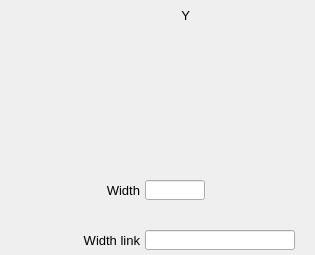
    <widget class="PyDMFrame" name="composite_4">
      <property name="geometry">
        <rect>
          <x>655</x>
          <y>40</y>
          <width>315</width>
          <height>255</height>
        </rect>
      </property>
      <widget class="PyDMSlider" name="valuator_3">
        <property name="geometry">
          <rect>
            <x>145</x>
            <y>80</y>
            <width>150</width>
            <height>20</height>
          </rect>
        </property>
        <property name="channel" stdset="0">
          <string>ca://${prefix}PositionY</string>
        </property>
        <property name="toolTip">
          <string>${prefix}PositionY</string>
        </property>
        <property name="orientation" stdset="0">
          <string>Qt::Horizontal</string>
        </property>
        <property name="showLimitLabels" stdset="0">
          <bool>true</bool>
        </property>
        <property name="showValueLabel" stdset="0">
          <bool>false</bool>
        </property>
        <property name="showUnits" stdset="0">
          <bool>false</bool>
        </property>
        <property name="tickPosition" stdset="0">
          <enum>QSlider::NoTicks</enum>
        </property>
        <property name="precision" stdset="0">
          <number>1</number>
        </property>
        <property name="styleSheet">
          <string notr="true">PyDMSlider#valuator_3 {
  color: rgb(0, 0, 0);
  background-color: rgb(115, 223, 255);
  }</string>
        </property>
      </widget>
      <widget class="PyDMSlider" name="valuator_4">
        <property name="geometry">
          <rect>
            <x>145</x>
            <y>130</y>
            <width>150</width>
            <height>20</height>
          </rect>
        </property>
        <property name="channel" stdset="0">
          <string>ca://${prefix}SizeY</string>
        </property>
        <property name="toolTip">
          <string>${prefix}SizeY</string>
        </property>
        <property name="orientation" stdset="0">
          <string>Qt::Horizontal</string>
        </property>
        <property name="showLimitLabels" stdset="0">
          <bool>true</bool>
        </property>
        <property name="showValueLabel" stdset="0">
          <bool>false</bool>
        </property>
        <property name="showUnits" stdset="0">
          <bool>false</bool>
        </property>
        <property name="tickPosition" stdset="0">
          <enum>QSlider::NoTicks</enum>
        </property>
        <property name="precision" stdset="0">
          <number>1</number>
        </property>
        <property name="styleSheet">
          <string notr="true">PyDMSlider#valuator_4 {
  color: rgb(0, 0, 0);
  background-color: rgb(115, 223, 255);
  }</string>
        </property>
      </widget>
      <widget class="QLabel" name="text_20">
        <property name="geometry">
          <rect>
            <x>180</x>
            <y>5</y>
            <width>10</width>
            <height>20</height>
          </rect>
        </property>
        <property name="text">
          <string>Y</string>
        </property>
        <property name="font" stdset="0">
          <font>
            <pointsize>10</pointsize>
          </font>
        </property>
        <property name="brush" stdset="0">
          <brush brushstyle="SolidPattern">
            <color alpha="255">
              <red>0</red>
              <green>0</green>
              <blue>0</blue>
            </color>
          </brush>
        </property>
        <property name="toolTip">
          <string>text_20</string>
        </property>
        <property name="alignment">
          <set>Qt::AlignRight|Qt::AlignTrailing|Qt::AlignVCenter</set>
        </property>
        <property name="styleSheet">
          <string notr="true">QLabel#text_20 {
  color: rgb(0, 0, 0);
  }</string>
        </property>
      </widget>
      <widget class="PyDMFrame" name="composite_5">
        <property name="geometry">
          <rect>
            <x>60</x>
            <y>30</y>
            <width>211</width>
            <height>20</height>
          </rect>
        </property>
        <widget class="QLabel" name="text_21">
          <property name="geometry">
            <rect>
              <x>655</x>
              <y>40</y>
              <width>80</width>
              <height>20</height>
            </rect>
          </property>
          <property name="text">
            <string>Position</string>
          </property>
          <property name="font" stdset="0">
            <font>
              <pointsize>10</pointsize>
            </font>
          </property>
          <property name="brush" stdset="0">
            <brush brushstyle="SolidPattern">
              <color alpha="255">
                <red>0</red>
                <green>0</green>
                <blue>0</blue>
              </color>
            </brush>
          </property>
          <property name="toolTip">
            <string>text_21</string>
          </property>
          <property name="alignment">
            <set>Qt::AlignRight|Qt::AlignTrailing|Qt::AlignVCenter</set>
          </property>
          <property name="styleSheet">
            <string notr="true">QLabel#text_21 {
  color: rgb(0, 0, 0);
  }</string>
          </property>
        </widget>
        <widget class="PyDMLineEdit" name="text_entry_12">
          <property name="geometry">
            <rect>
              <x>740</x>
              <y>40</y>
              <width>60</width>
              <height>20</height>
            </rect>
          </property>
          <property name="channel" stdset="0">
            <string>ca://${prefix}PositionY</string>
          </property>
          <property name="toolTip">
            <string>${prefix}PositionY</string>
          </property>
          <property name="font" stdset="0">
            <font>
              <pointsize>10</pointsize>
            </font>
          </property>
          <property name="styleSheet">
            <string notr="true">PyDMLineEdit#text_entry_12 {
  color: rgb(0, 0, 0);
  background-color: rgb(115, 223, 255);
  border: 1px solid black;
  margin: 0px;
  padding: 0px;
  spacing: 0px;
  }</string>
          </property>
        </widget>
        <widget class="PyDMLabel" name="text_update_9">
          <property name="geometry">
            <rect>
              <x>805</x>
              <y>41</y>
              <width>61</width>
              <height>18</height>
            </rect>
          </property>
          <property name="toolTip">
            <string>PV: ${prefix}PositionY_RBV</string>
          </property>
          <property name="channel" stdset="0">
            <string>ca://${prefix}PositionY_RBV</string>
          </property>
          <property name="font" stdset="0">
            <font>
              <pointsize>10</pointsize>
            </font>
          </property>
          <property name="alignment">
            <set>Qt::AlignCenter</set>
          </property>
          <property name="textInteractionFlags">
            <set>Qt::TextSelectableByKeyboard|Qt::TextSelectableByMouse</set>
          </property>
          <property name="styleSheet">
            <string notr="true">PyDMLabel#text_update_9 {
  color: rgb(10, 0, 184);
  background-color: rgb(187, 187, 187);
  }</string>
          </property>
        </widget>
      </widget>
      <widget class="PyDMFrame" name="composite_6">
        <property name="geometry">
          <rect>
            <x>10</x>
            <y>55</y>
            <width>285</width>
            <height>20</height>
          </rect>
        </property>
        <widget class="QLabel" name="text_22">
          <property name="geometry">
            <rect>
              <x>655</x>
              <y>40</y>
              <width>130</width>
              <height>20</height>
            </rect>
          </property>
          <property name="text">
            <string>Position link</string>
          </property>
          <property name="font" stdset="0">
            <font>
              <pointsize>10</pointsize>
            </font>
          </property>
          <property name="brush" stdset="0">
            <brush brushstyle="SolidPattern">
              <color alpha="255">
                <red>0</red>
                <green>0</green>
                <blue>0</blue>
              </color>
            </brush>
          </property>
          <property name="toolTip">
            <string>text_22</string>
          </property>
          <property name="alignment">
            <set>Qt::AlignRight|Qt::AlignTrailing|Qt::AlignVCenter</set>
          </property>
          <property name="styleSheet">
            <string notr="true">QLabel#text_22 {
  color: rgb(0, 0, 0);
  }</string>
          </property>
        </widget>
        <widget class="PyDMLineEdit" name="text_entry_13">
          <property name="geometry">
            <rect>
              <x>790</x>
              <y>40</y>
              <width>150</width>
              <height>20</height>
            </rect>
          </property>
          <property name="channel" stdset="0">
            <string>ca://${prefix}PositionYLink.DOL</string>
          </property>
          <property name="toolTip">
            <string>${prefix}PositionYLink.DOL</string>
          </property>
          <property name="displayFormat" stdset="0">
            <enum>PyDMLineEdit::String</enum>
          </property>
          <property name="font" stdset="0">
            <font>
              <pointsize>10</pointsize>
            </font>
          </property>
          <property name="styleSheet">
            <string notr="true">PyDMLineEdit#text_entry_13 {
  color: rgb(0, 0, 0);
  background-color: rgb(115, 223, 255);
  border: 1px solid black;
  margin: 0px;
  padding: 0px;
  spacing: 0px;
  }</string>
          </property>
        </widget>
      </widget>
      <widget class="PyDMFrame" name="composite_7">
        <property name="geometry">
          <rect>
            <x>100</x>
            <y>105</y>
            <width>171</width>
            <height>20</height>
          </rect>
        </property>
        <widget class="QLabel" name="text_23">
          <property name="geometry">
            <rect>
              <x>655</x>
              <y>40</y>
              <width>40</width>
              <height>20</height>
            </rect>
          </property>
          <property name="text">
            <string>Size</string>
          </property>
          <property name="font" stdset="0">
            <font>
              <pointsize>10</pointsize>
            </font>
          </property>
          <property name="brush" stdset="0">
            <brush brushstyle="SolidPattern">
              <color alpha="255">
                <red>0</red>
                <green>0</green>
                <blue>0</blue>
              </color>
            </brush>
          </property>
          <property name="toolTip">
            <string>text_23</string>
          </property>
          <property name="alignment">
            <set>Qt::AlignRight|Qt::AlignTrailing|Qt::AlignVCenter</set>
          </property>
          <property name="styleSheet">
            <string notr="true">QLabel#text_23 {
  color: rgb(0, 0, 0);
  }</string>
          </property>
        </widget>
        <widget class="PyDMLineEdit" name="text_entry_14">
          <property name="geometry">
            <rect>
              <x>700</x>
              <y>40</y>
              <width>60</width>
              <height>20</height>
            </rect>
          </property>
          <property name="channel" stdset="0">
            <string>ca://${prefix}SizeY</string>
          </property>
          <property name="toolTip">
            <string>${prefix}SizeY</string>
          </property>
          <property name="font" stdset="0">
            <font>
              <pointsize>10</pointsize>
            </font>
          </property>
          <property name="styleSheet">
            <string notr="true">PyDMLineEdit#text_entry_14 {
  color: rgb(0, 0, 0);
  background-color: rgb(115, 223, 255);
  border: 1px solid black;
  margin: 0px;
  padding: 0px;
  spacing: 0px;
  }</string>
          </property>
        </widget>
        <widget class="PyDMLabel" name="text_update_10">
          <property name="geometry">
            <rect>
              <x>765</x>
              <y>41</y>
              <width>61</width>
              <height>18</height>
            </rect>
          </property>
          <property name="toolTip">
            <string>PV: ${prefix}SizeY_RBV</string>
          </property>
          <property name="channel" stdset="0">
            <string>ca://${prefix}SizeY_RBV</string>
          </property>
          <property name="font" stdset="0">
            <font>
              <pointsize>10</pointsize>
            </font>
          </property>
          <property name="alignment">
            <set>Qt::AlignCenter</set>
          </property>
          <property name="textInteractionFlags">
            <set>Qt::TextSelectableByKeyboard|Qt::TextSelectableByMouse</set>
          </property>
          <property name="styleSheet">
            <string notr="true">PyDMLabel#text_update_10 {
  color: rgb(10, 0, 184);
  background-color: rgb(187, 187, 187);
  }</string>
          </property>
        </widget>
      </widget>
      <widget class="PyDMFrame" name="composite_8">
        <property name="geometry">
          <rect>
            <x>50</x>
            <y>155</y>
            <width>245</width>
            <height>20</height>
          </rect>
        </property>
        <widget class="QLabel" name="text_24">
          <property name="geometry">
            <rect>
              <x>655</x>
              <y>40</y>
              <width>90</width>
              <height>20</height>
            </rect>
          </property>
          <property name="text">
            <string>Size link</string>
          </property>
          <property name="font" stdset="0">
            <font>
              <pointsize>10</pointsize>
            </font>
          </property>
          <property name="brush" stdset="0">
            <brush brushstyle="SolidPattern">
              <color alpha="255">
                <red>0</red>
                <green>0</green>
                <blue>0</blue>
              </color>
            </brush>
          </property>
          <property name="toolTip">
            <string>text_24</string>
          </property>
          <property name="alignment">
            <set>Qt::AlignRight|Qt::AlignTrailing|Qt::AlignVCenter</set>
          </property>
          <property name="styleSheet">
            <string notr="true">QLabel#text_24 {
  color: rgb(0, 0, 0);
  }</string>
          </property>
        </widget>
        <widget class="PyDMLineEdit" name="text_entry_15">
          <property name="geometry">
            <rect>
              <x>750</x>
              <y>40</y>
              <width>150</width>
              <height>20</height>
            </rect>
          </property>
          <property name="channel" stdset="0">
            <string>ca://${prefix}SizeYLink.DOL</string>
          </property>
          <property name="toolTip">
            <string>${prefix}SizeYLink.DOL</string>
          </property>
          <property name="displayFormat" stdset="0">
            <enum>PyDMLineEdit::String</enum>
          </property>
          <property name="font" stdset="0">
            <font>
              <pointsize>10</pointsize>
            </font>
          </property>
          <property name="styleSheet">
            <string notr="true">PyDMLineEdit#text_entry_15 {
  color: rgb(0, 0, 0);
  background-color: rgb(115, 223, 255);
  border: 1px solid black;
  margin: 0px;
  padding: 0px;
  spacing: 0px;
  }</string>
          </property>
        </widget>
      </widget>
      <widget class="PyDMDrawingRectangle" name="rectangle_3">
        <property name="geometry">
          <rect>
            <x>0</x>
            <y>0</y>
            <width>315</width>
            <height>255</height>
          </rect>
        </property>
        <property name="brush" stdset="0">
          <brush brushstyle="NoBrush">
            <color alpha="255">
              <red>0</red>
              <green>0</green>
              <blue>0</blue>
            </color>
          </brush>
        </property>
        <property name="penStyle" stdset="0">
          <enum>Qt::SolidLine</enum>
        </property>
        <property name="penColor" stdset="0">
          <color>
            <red>0</red>
            <green>0</green>
            <blue>0</blue>
          </color>
        </property>
        <property name="penWidth" stdset="0">
          <double>1</double>
        </property>
        <property name="penCapStyle" stdset="0">
          <enum>Qt::FlatCap</enum>
        </property>
        <property name="toolTip">
          <string>rectangle_3</string>
        </property>
      </widget>
      <widget class="PyDMSlider" name="valuator_5">
        <property name="geometry">
          <rect>
            <x>145</x>
            <y>205</y>
            <width>150</width>
            <height>20</height>
          </rect>
        </property>
        <property name="channel" stdset="0">
          <string>ca://${prefix}WidthY</string>
        </property>
        <property name="toolTip">
          <string>${prefix}WidthY</string>
        </property>
        <property name="orientation" stdset="0">
          <string>Qt::Horizontal</string>
        </property>
        <property name="showLimitLabels" stdset="0">
          <bool>true</bool>
        </property>
        <property name="showValueLabel" stdset="0">
          <bool>false</bool>
        </property>
        <property name="showUnits" stdset="0">
          <bool>false</bool>
        </property>
        <property name="tickPosition" stdset="0">
          <enum>QSlider::NoTicks</enum>
        </property>
        <property name="precision" stdset="0">
          <number>1</number>
        </property>
        <property name="styleSheet">
          <string notr="true">PyDMSlider#valuator_5 {
  color: rgb(0, 0, 0);
  background-color: rgb(115, 223, 255);
  }</string>
        </property>
      </widget>
      <widget class="QLabel" name="text_25">
        <property name="geometry">
          <rect>
            <x>90</x>
            <y>180</y>
            <width>50</width>
            <height>20</height>
          </rect>
        </property>
        <property name="text">
          <string>Width</string>
        </property>
        <property name="font" stdset="0">
          <font>
            <pointsize>10</pointsize>
          </font>
        </property>
        <property name="brush" stdset="0">
          <brush brushstyle="SolidPattern">
            <color alpha="255">
              <red>0</red>
              <green>0</green>
              <blue>0</blue>
            </color>
          </brush>
        </property>
        <property name="toolTip">
          <string>text_25</string>
        </property>
        <property name="alignment">
          <set>Qt::AlignRight|Qt::AlignTrailing|Qt::AlignVCenter</set>
        </property>
        <property name="styleSheet">
          <string notr="true">QLabel#text_25 {
  color: rgb(0, 0, 0);
  }</string>
        </property>
      </widget>
      <widget class="PyDMLineEdit" name="text_entry_16">
        <property name="geometry">
          <rect>
            <x>145</x>
            <y>180</y>
            <width>60</width>
            <height>20</height>
          </rect>
        </property>
        <property name="channel" stdset="0">
          <string>ca://${prefix}WidthY</string>
        </property>
        <property name="toolTip">
          <string>${prefix}WidthY</string>
        </property>
        <property name="font" stdset="0">
          <font>
            <pointsize>10</pointsize>
          </font>
        </property>
        <property name="styleSheet">
          <string notr="true">PyDMLineEdit#text_entry_16 {
  color: rgb(0, 0, 0);
  background-color: rgb(115, 223, 255);
  border: 1px solid black;
  margin: 0px;
  padding: 0px;
  spacing: 0px;
  }</string>
        </property>
      </widget>
      <widget class="PyDMLabel" name="text_update_11">
        <property name="geometry">
          <rect>
            <x>210</x>
            <y>181</y>
            <width>61</width>
            <height>18</height>
          </rect>
        </property>
        <property name="toolTip">
          <string>PV: ${prefix}WidthY_RBV</string>
        </property>
        <property name="channel" stdset="0">
          <string>ca://${prefix}WidthY_RBV</string>
        </property>
        <property name="font" stdset="0">
          <font>
            <pointsize>10</pointsize>
          </font>
        </property>
        <property name="alignment">
          <set>Qt::AlignCenter</set>
        </property>
        <property name="textInteractionFlags">
          <set>Qt::TextSelectableByKeyboard|Qt::TextSelectableByMouse</set>
        </property>
        <property name="styleSheet">
          <string notr="true">PyDMLabel#text_update_11 {
  color: rgb(10, 0, 184);
  background-color: rgb(187, 187, 187);
  }</string>
        </property>
      </widget>
      <widget class="PyDMLineEdit" name="text_entry_17">
        <property name="geometry">
          <rect>
            <x>145</x>
            <y>230</y>
            <width>150</width>
            <height>20</height>
          </rect>
        </property>
        <property name="channel" stdset="0">
          <string>ca://${prefix}WidthYLink.DOL</string>
        </property>
        <property name="toolTip">
          <string>${prefix}WidthYLink.DOL</string>
        </property>
        <property name="displayFormat" stdset="0">
          <enum>PyDMLineEdit::String</enum>
        </property>
        <property name="font" stdset="0">
          <font>
            <pointsize>10</pointsize>
          </font>
        </property>
        <property name="styleSheet">
          <string notr="true">PyDMLineEdit#text_entry_17 {
  color: rgb(0, 0, 0);
  background-color: rgb(115, 223, 255);
  border: 1px solid black;
  margin: 0px;
  padding: 0px;
  spacing: 0px;
  }</string>
        </property>
      </widget>
      <widget class="QLabel" name="text_26">
        <property name="geometry">
          <rect>
            <x>40</x>
            <y>230</y>
            <width>100</width>
            <height>20</height>
          </rect>
        </property>
        <property name="text">
          <string>Width link</string>
        </property>
        <property name="font" stdset="0">
          <font>
            <pointsize>10</pointsize>
          </font>
        </property>
        <property name="brush" stdset="0">
          <brush brushstyle="SolidPattern">
            <color alpha="255">
              <red>0</red>
              <green>0</green>
              <blue>0</blue>
            </color>
          </brush>
        </property>
        <property name="toolTip">
          <string>text_26</string>
        </property>
        <property name="alignment">
          <set>Qt::AlignRight|Qt::AlignTrailing|Qt::AlignVCenter</set>
        </property>
        <property name="styleSheet">
          <string notr="true">QLabel#text_26 {
  color: rgb(0, 0, 0);
  }</string>
        </property>
      </widget>
    </widget>
